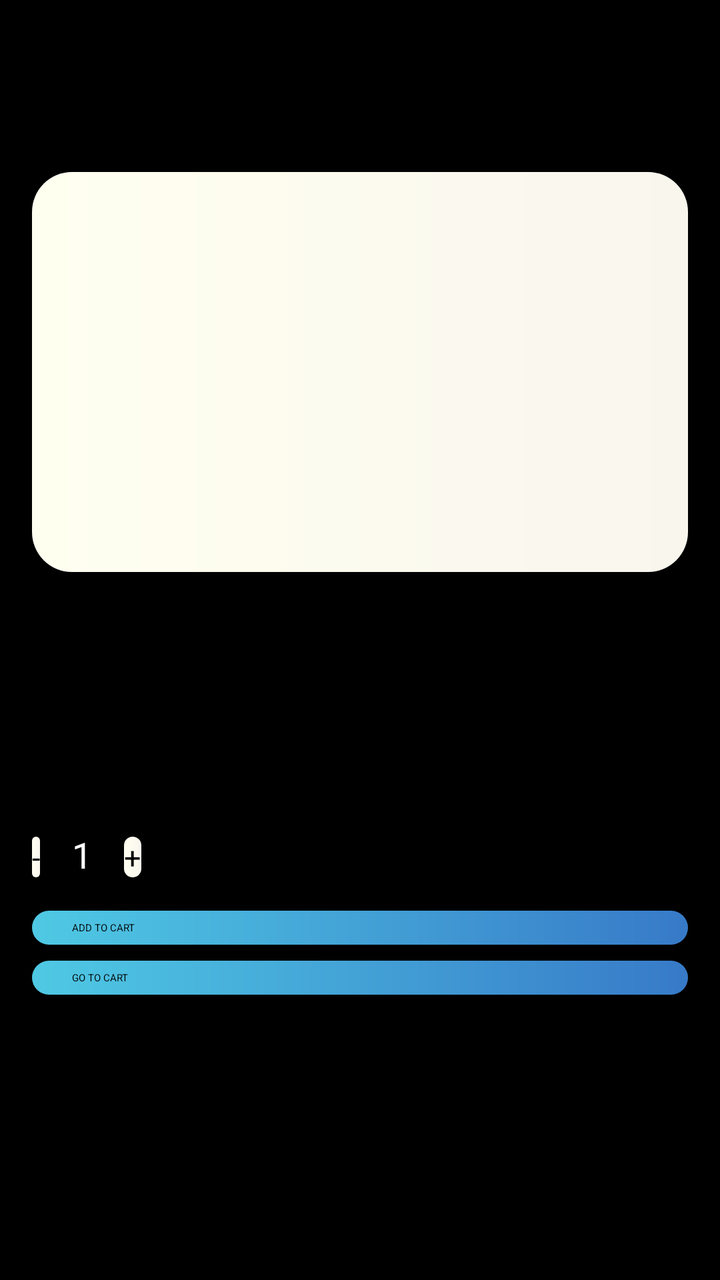
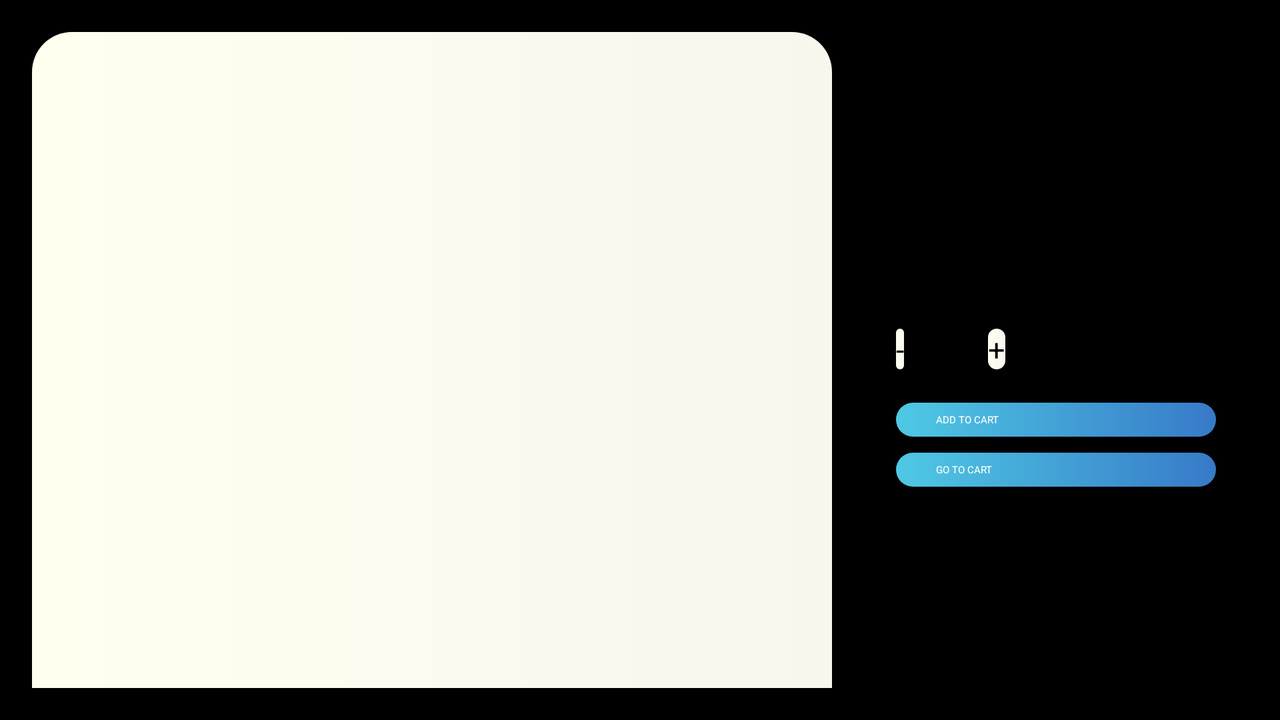

An Android layout and its configuration variant, each rendered on a device that would load it. The default file and the variant file are quoted in full after the pictures.
<!-- AndroidManifest.xml: application theme Theme.Finalproject -->
<!-- res/layout/activity_product_detail.xml -->
<LinearLayout xmlns:android="http://schemas.android.com/apk/res/android"
    android:layout_width="match_parent"
    android:layout_height="match_parent"
    android:orientation="vertical"
    android:padding="16dp"
    android:background="@color/black">

    <ImageView
        android:id="@+id/productImage"
        android:layout_width="match_parent"
        android:layout_height="200dp"
        android:scaleType="centerCrop"
        android:layout_marginTop="70dp"
        android:background="@drawable/pro_bg"/>

    <TextView
        android:id="@+id/productName"
        android:layout_width="wrap_content"
        android:layout_height="wrap_content"
        android:textSize="24sp"
        android:textStyle="bold"
        android:layout_marginTop="16dp" />

    <TextView
        android:id="@+id/productDescription"
        android:layout_width="wrap_content"
        android:layout_height="wrap_content"
        android:textSize="16sp"
        android:layout_marginTop="8dp" />

    <TextView
        android:id="@+id/productPrice"
        android:layout_width="wrap_content"
        android:layout_height="wrap_content"
        android:textSize="20sp"
        android:textColor="@color/accent_color"
        android:layout_marginTop="8dp" />

    <LinearLayout
        android:layout_width="wrap_content"
        android:layout_height="wrap_content"
        android:orientation="horizontal"
        android:layout_marginTop="16dp">

        <Button
            android:id="@+id/decrementButton"
            android:layout_width="wrap_content"
            android:layout_height="wrap_content"
            android:background="@drawable/pro_bg"
            android:elevation="100dp"
            android:textSize="15sp"
            android:textColor="@color/black"
            android:text="@string/minus" />

        <TextView
            android:id="@+id/quantityTextView"
            android:layout_width="wrap_content"
            android:layout_height="wrap_content"
            android:text="@string/dynamic_num"
            android:textColor="@color/white"
            android:textSize="18sp"
            android:gravity="center"
            android:layout_marginHorizontal="16dp" />

        <Button
            android:id="@+id/incrementButton"
            android:layout_width="wrap_content"
            android:layout_height="wrap_content"
            android:background="@drawable/pro_bg"
            android:elevation="100dp"
            android:textSize="15sp"
            android:textColor="@color/black"
            android:text="@string/plus" />
    </LinearLayout>

    <Button
        android:id="@+id/addToCartButton"
        android:layout_width="match_parent"
        android:layout_height="wrap_content"
        android:text="@string/add_to_cart"
        android:layout_marginTop="16dp"
        android:background="@drawable/ripple_effect"
        android:textColor="@color/black"
        android:paddingHorizontal="20dp"
        android:paddingVertical="5dp"/>

    <Button
        android:id="@+id/goToCartButton"
        android:layout_width="match_parent"
        android:layout_height="wrap_content"
        android:text="@string/go_to_cart"
        android:layout_marginTop="8dp"
        android:background="@drawable/ripple_effect"
        android:textColor="@color/black"
        android:paddingHorizontal="20dp"
        android:paddingVertical="5dp"/>

</LinearLayout>
<!-- resources referenced by this layout -->
<resources>
  <color name="accent_color">#00A8E8</color>
  <color name="black">#FF000000</color>
  <color name="white">#FFFFFFFF</color>
  <!-- drawable pro_bg (drawable) -->
  <?xml version="1.0" encoding="utf-8"?>
  
  <shape xmlns:android="http://schemas.android.com/apk/res/android">
      <solid android:color="@color/black"/>
      <corners android:radius="20dp"/>
      <gradient
          android:type="linear"
          android:angle="0"
          android:startColor="#FFFFF0"
          android:endColor="#F9F6EE">
      </gradient>
  </shape>
  <!-- drawable ripple_effect (drawable) -->
  <?xml version="1.0" encoding="utf-8"?>
  
  <ripple xmlns:android="http://schemas.android.com/apk/res/android"
      android:color="@android:color/white">
      <item android:drawable="@drawable/roundstyle"/>
  </ripple>
  <string name="add_to_cart">ADD TO CART</string>
  <string name="dynamic_num">1</string>
  <string name="go_to_cart">GO TO CART</string>
  <string name="minus">-</string>
  <string name="plus">+</string>
  <!-- drawable roundstyle (drawable) -->
  <?xml version="1.0" encoding="utf-8"?>
  
  <shape xmlns:android="http://schemas.android.com/apk/res/android">
      <solid android:color="@color/black"/>
      <corners android:radius="20dp"/>
      <gradient
          android:type="linear"
          android:angle="0"
          android:startColor="#4FC9E4"
          android:endColor="#377AC8">
      </gradient>
  </shape>
</resources>
<!-- res/layout-land/activity_product_detail.xml (the repository's variant of the layout above) -->
<!-- drawn on the phone turned sideways -->
<?xml version="1.0" encoding="utf-8"?>
<LinearLayout xmlns:android="http://schemas.android.com/apk/res/android"
    android:layout_width="match_parent"
    android:layout_height="match_parent"
    android:orientation="horizontal"
    android:background="@color/black"
    android:padding="16dp">

    
    <ImageView
        android:id="@+id/productImage"
        android:layout_width="400dp"
        android:layout_height="349dp"
        android:layout_marginEnd="16dp"
        android:background="@drawable/pro_bg"
        android:scaleType="centerCrop" />

    
    <ScrollView
        android:layout_width="0dp"
        android:layout_height="match_parent"
        android:layout_weight="1"
        android:background="@color/black"
        android:padding="16dp">

        <LinearLayout
            android:layout_width="match_parent"
            android:layout_height="wrap_content"
            android:orientation="vertical">

            <TextView
                android:id="@+id/productName"
                android:layout_width="wrap_content"
                android:layout_height="wrap_content"
                android:textSize="24sp"
                android:textStyle="bold"
                android:layout_marginTop="16dp"/>

            <TextView
                android:id="@+id/productDescription"
                android:layout_width="wrap_content"
                android:layout_height="wrap_content"
                android:textSize="16sp"
                android:layout_marginTop="8dp"/>

            <TextView
                android:id="@+id/productPrice"
                android:layout_width="wrap_content"
                android:layout_height="wrap_content"
                android:textSize="20sp"
                android:textColor="@color/accent_color"
                android:layout_marginTop="8dp"/>

            
            <LinearLayout
                android:layout_width="wrap_content"
                android:layout_height="wrap_content"
                android:orientation="horizontal"
                android:layout_marginTop="16dp">

                <Button
                    android:id="@+id/decrementButton"
                    android:layout_width="wrap_content"
                    android:layout_height="wrap_content"
                    android:background="@drawable/pro_bg"
                    android:elevation="100dp"
                    android:textSize="15sp"
                    android:textColor="@color/black"
                    android:text="@string/minus" />

                <TextView
                    android:id="@+id/quantityTextView"
                    android:layout_width="wrap_content"
                    android:layout_height="wrap_content"
                    android:text="@string/dynamic_num"
                    android:textSize="18sp"
                    android:gravity="center"
                    android:layout_marginHorizontal="16dp" />

                <Button
                    android:id="@+id/incrementButton"
                    android:layout_width="wrap_content"
                    android:layout_height="wrap_content"
                    android:background="@drawable/pro_bg"
                    android:elevation="100dp"
                    android:textSize="15sp"
                    android:textColor="@color/black"
                    android:text="@string/plus" />
            </LinearLayout>

            
            <Button
                android:id="@+id/addToCartButton"
                android:layout_width="match_parent"
                android:layout_height="wrap_content"
                android:text="@string/add_to_cart"
                android:layout_marginTop="16dp"
                android:background="@drawable/ripple_effect"
                android:textColor="@color/white"
                android:paddingHorizontal="20dp"
                android:paddingVertical="5dp"/>

            <Button
                android:id="@+id/goToCartButton"
                android:layout_width="match_parent"
                android:layout_height="wrap_content"
                android:text="@string/go_to_cart"
                android:layout_marginTop="8dp"
                android:background="@drawable/ripple_effect"
                android:textColor="@color/white"
                android:paddingHorizontal="20dp"
                android:paddingVertical="5dp"/>
        </LinearLayout>
    </ScrollView>

</LinearLayout>
